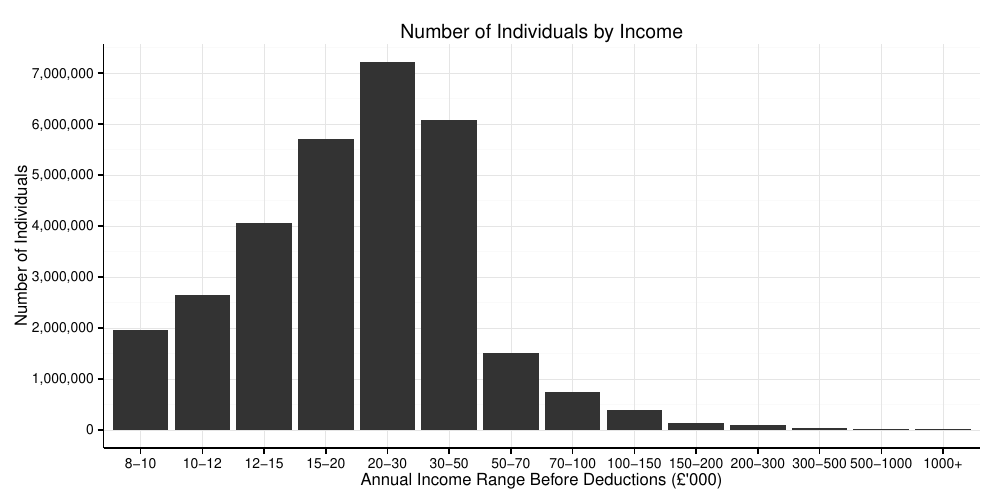

Source code (R):
IncomeCount <- structure(list(IncomeRange = structure(1:14, .Label = c("8-10", 
"10-12", "12-15", "15-20", "20-30", "30-50", "50-70", "70-100", 
"100-150", "150-200", "200-300", "300-500", "500-1000", "1000+"
), class = c("ordered", "factor")), Individuals = c(1960000L, 
2640000L, 4050000L, 5700000L, 7210000L, 6080000L, 1500000L, 746000L, 
394000L, 135000L, 88000L, 46000L, 24000L, 11000L)), .Names = c("IncomeRange", 
"Individuals"), row.names = c(NA, -14L), class = "data.frame")

library(ggplot2)
library(scales)

#Order Factors
IncomeCount$IncomeRange <- factor(IncomeCount$IncomeRange,levels=c("8-10","10-12","12-15","15-20","20-30","30-50","50-70","70-100","100-150","150-200","200-300","300-500","500-1000","1000+"),ordered=TRUE)


ggplot(data=IncomeCount,aes(x=IncomeRange, y=Individuals)) +
	geom_bar(stat="identity") +
	labs(x="Annual Income Range Before Deductions (£'000)", y="Number of Individuals", title="Number of Individuals by Income") +
	theme_minimal() +
	theme(axis.line = element_line(size = 0.5, linetype = "solid",colour = "black")) + 
	scale_y_continuous(breaks=c(seq(from=0,to=7400000,by=1000000)),labels=comma)

ggsave(file="IncomeCount.pdf", width=10, height=5)